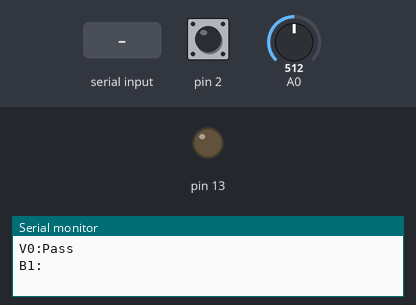
Bench run of a sketch on a simulated Arduino Uno, built with avr-gcc and run on an emulated ATmega328P. On the bench: output pins drawn as LEDs (lit = HIGH), the last lines printed to the serial monitor. Dashed ring = blinking. Inputs (shaded band) come from the test bench; at power-on: pin 2 HIGH, A0 = 512.

Above: at 1.0 s.
1.1 s: "1" received over Serial
At 1.9 s:
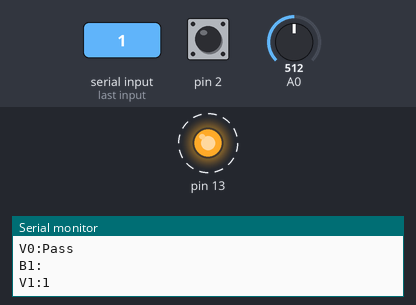
4.1 s: pin 2 pulled LOW for 3.2 s
Timing chart, 0 to 14.8 s (numbered marks = the images above; inputs shaded):
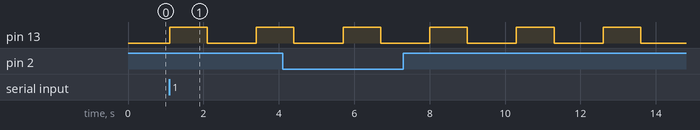

Measured:
- after the input at 1.1 s, pin 13: LOW → HIGH at once, → LOW 1.0 s later, → HIGH 1.3 s later

The sketch:

main.ino
```cpp
/*
  Data: 05/01/2025
  Autor: DALÇÓQUIO AUTOMAÇÃO
  Projeto: Supervisório em Visual Basic para Arduino Uno
  Descrição: Envia valores de variável para o aplicativo Variavel-GUI.exe

*/


///////////////////////////////////////////////////////////////////
// FUNÇÃO DE SETUP
void setup() {
  Serial.begin(9600);

  pinMode(2, INPUT_PULLUP);
  pinMode(13, OUTPUT);

  Serial.println("V0:Pass");
  delay(100);

  Serial.println("B1:");
  while(!Serial.available());

}// end setup

///////////////////////////////////////////////////////////////////
// FUNÇÃO DE LOOP
void loop() {
    static bool value_variavel;

    digitalWrite(13, HIGH);
    Serial.println("V1:1");
    delay(1000);

    digitalWrite(13, LOW);
    Serial.println("V1:0");
    delay(1000);

    if(digitalRead(2) == LOW){
      Serial.println("V2:Close");
    }else{
      Serial.println("V2:Open");
    }
    delay(100);

    int value_analog = analogRead(A0);
    Serial.println("V3:" + String(value_analog));
    delay(100);

    value_variavel = !value_variavel;
    Serial.println("V4:" + String(value_variavel));
    delay(100);

} // end loop
```
